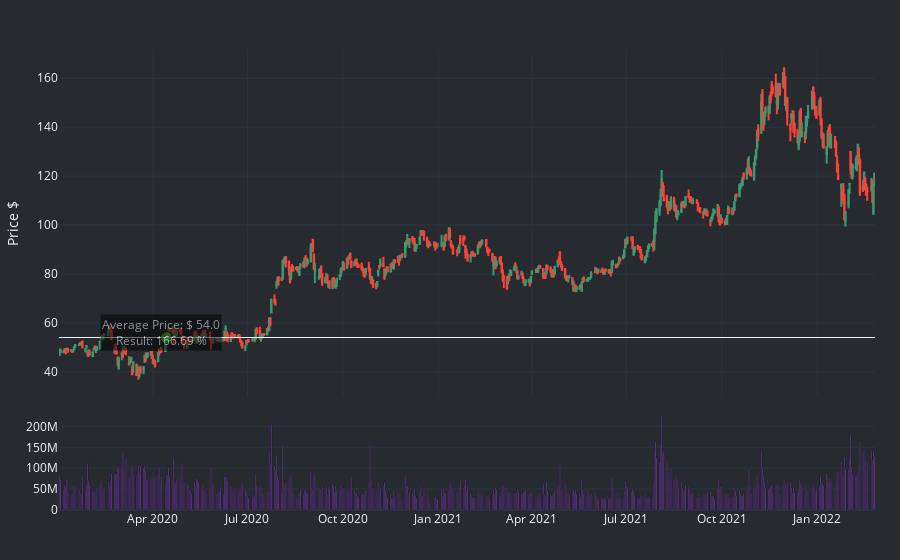

Here is the notebook cell this chart was saved with:
### Code cell
# Create subplots and mention plot grid size
fig_main = make_subplots(rows=2, cols=1, shared_xaxes=True, 
               vertical_spacing=0.03, subplot_titles=('OHLC', 'Volume'), 
               row_width=[0.2, 0.7])
fig_main.layout.template = CHART_THEME
# Plot OHLC on 1st row
fig_main.add_trace(go.Candlestick(x=t_candles["date"], open=t_candles["open"], high=t_candles["high"],
                low=t_candles['low'], close=t_candles['close'], name="OHLC", showlegend=False), 
                row=1, col=1
)

tx_df = all_transactions[all_transactions.ticker==t]

fig_main.add_trace(go.Scatter(
    x=tx_df[tx_df.type=='Buy'].date,
    y=tx_df[tx_df.type=='Buy'].price,
    mode='markers',
    name='Buy Orders',
    marker=dict(
        color='rgba(63, 255, 56, 0.6)',
        size=12,
        line=dict(
            color='black',
            width=1
        )), showlegend=False))

fig_main.add_trace(go.Scatter(
    x=tx_df[tx_df.type=='Sell'].date,
    y=tx_df[tx_df.type=='Sell'].price,
    mode='markers',
    name='Sell Orders',
    marker=dict(
            color='rgba(255, 13, 17, 0.6)',
            size=12,
            line=dict(
                color='black',
                width=1
            )), showlegend=False))

avg_price_df = current_positions.set_index('ticker')
avg_price = avg_price_df.loc[t].avg_price
res = round((avg_price_df.loc[t].price/avg_price-1)*100, 2)

fig_main.update_layout(
    yaxis_title='Price $',
    shapes = [dict(
        x0=0, x1=1, y0=avg_price, y1=avg_price, xref='paper', yref='y',
        line_width=1)],
    annotations=[dict(
        x=0.05, y=avg_price*0.90, xref='paper', yref='y',
        showarrow=False, xanchor='left', bgcolor="black",
        opacity=0.30, text='Average Price: $ {}<br>Result: {} %'.format(avg_price, res), font={'size':12})]
)

# Bar trace for volumes on 2nd row without legend
fig_main.add_trace(go.Bar(x=t_candles['date'], y=t_candles['volume'], showlegend=False), row=2, col=1)

# Do not show OHLC's rangeslider plot 
fig_main.update(layout_xaxis_rangeslider_visible=False)
fig_main.update_layout(margin = dict(t=50, b=50, l=25, r=25))
fig_main.update_layout(paper_bgcolor="#272b30", plot_bgcolor="#272b30")

fig_main.show()

### Figure 1 — Plotly figure (JSON) as saved in the notebook; plotly's stock layout.template omitted (floating-point values rounded to 4 significant figures; data arrays with more than 128 entries replaced by an {"elided": "..."} marker saying what was removed)
{"data": [{"close": {"elided": "543 float values"}, "high": {"elided": "543 float values"}, "low": {"elided": "543 float values"}, "name": "OHLC", "open": {"elided": "543 float values"}, "showlegend": false, "type": "candlestick", "x": {"elided": "543 str values"}, "xaxis": "x", "yaxis": "y"}, {"marker": {"color": "rgba(63, 255, 56, 0.6)", "line": {"color": "black", "width": 1}, "size": 12}, "mode": "markers", "name": "Buy Orders", "showlegend": false, "type": "scatter", "x": ["2020-04-14T00:00:00"], "y": [54]}, {"marker": {"color": "rgba(255, 13, 17, 0.6)", "line": {"color": "black", "width": 1}, "size": 12}, "mode": "markers", "name": "Sell Orders", "showlegend": false, "type": "scatter", "x": [], "y": []}, {"showlegend": false, "type": "bar", "x": {"elided": "543 str values"}, "xaxis": "x2", "y": {"elided": "543 int values"}, "yaxis": "y2"}], "layout": {"annotations": [{"bgcolor": "black", "font": {"size": 12}, "opacity": 0.3, "showarrow": false, "text": "Average Price: $ 54.0<br>Result: 166.69 %", "x": 0.05, "xanchor": "left", "xref": "paper", "y": 48.6, "yanchor": "bottom", "yref": "y"}, {"bgcolor": "black", "font": {"size": 12}, "opacity": 0.3, "showarrow": false, "text": "Average Price: $ 54.0<br>Result: 166.69 %", "x": 0.05, "xanchor": "left", "xref": "paper", "y": 48.6, "yanchor": "bottom", "yref": "y"}], "margin": {"b": 50, "l": 25, "r": 25, "t": 50}, "paper_bgcolor": "#272b30", "plot_bgcolor": "#272b30", "shapes": [{"line": {"width": 1}, "x0": 0, "x1": 1, "xref": "paper", "y0": 54, "y1": 54, "yref": "y"}], "xaxis": {"anchor": "y", "domain": [0, 1], "matches": "x2", "rangeslider": {"visible": false}, "showticklabels": false}, "xaxis2": {"anchor": "y2", "domain": [0, 1]}, "yaxis": {"anchor": "x", "domain": [0.2456, 1], "title": {"text": "Price $"}}, "yaxis2": {"anchor": "x2", "domain": [0, 0.2156]}}}
